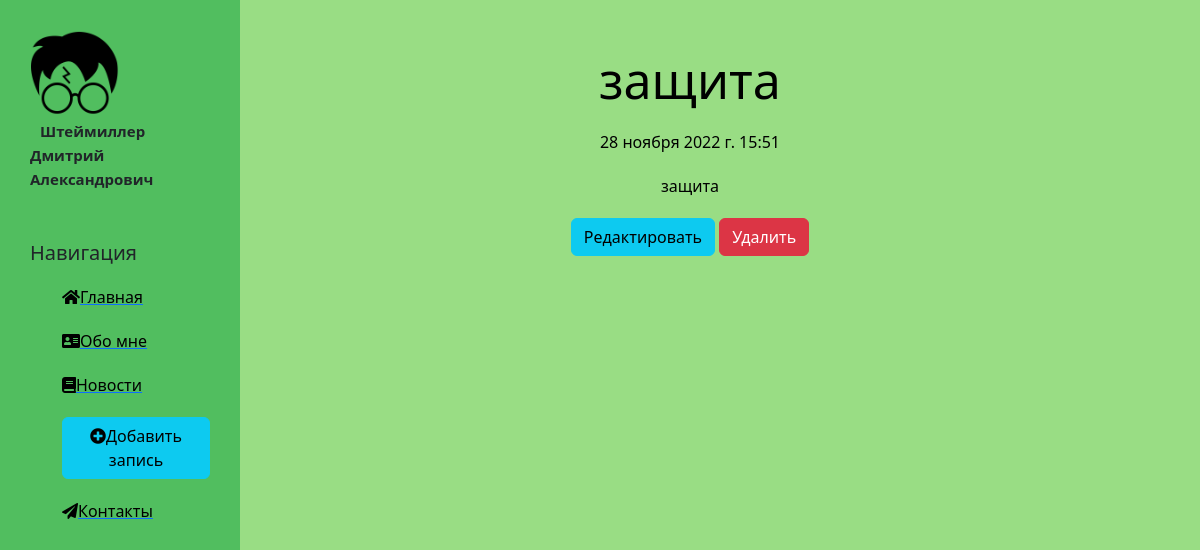
Screenshot of /news/8 with the database file from the repository.
### news/models.py (models this page shows, shortened)
class Articles(models.Model):
    title = models.CharField('Заголовок',max_length=50)
    anons = models.CharField('Анонс',max_length=250)
    full_text = models.TextField('Статья')
    date = models.DateTimeField("Дата публикации")
    class Meta:
        verbose_name = 'Новость'
        verbose_name_plural = 'Новости'

### news/views.py (the view)
# urls.py: path('<int:pk>', views.NewsDetailView.as_view(), name="news-detail"),
class NewsDetailView(DetailView):
    model = Articles
    template_name = 'news/detail_view.html'
    context_object_name = 'article'

### news/templates/news/detail_view.html (shortened to what this page needs)
{% extends "main/layout.html" %}
{% block content %}
<div class="features">
    <h1>{{ article.title }}</h1>
    <p>{{ article.date }}</p>
    <p>{{ article.full_text }}</p>
    <a href="{% url 'news-update' article.id %}" class="btn btn-info">Редактировать</a>
    <a href="{% url 'news-delete' article.id %}" class="btn btn-danger">Удалить</a>
</div>
{% endblock %}

### main/static/main/css/main.css (style rules this page uses)
body { background: #99dd84; }
main .features { float: left; color: black; margin-top: 50px; text-align: center; width: 75%; }
main .features h1 { font-size: 50px; }
main .features p { max-width: 400px; margin: 20px auto }

### rows the page displays
Articles: title "защита", date "28 ноября 2022 г. 15:51", full_text "защита"
